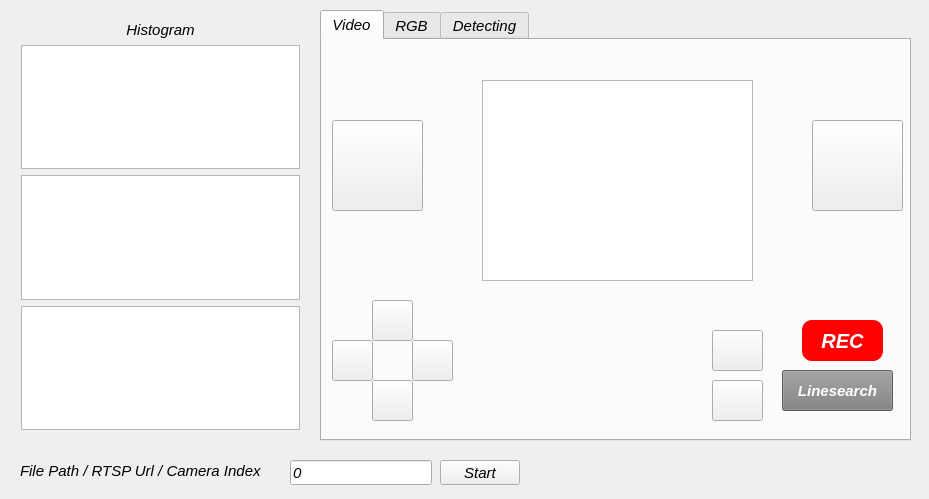
<?xml version="1.0" encoding="UTF-8"?>
<ui version="4.0">
 <class>MainWindow</class>
 <widget class="QMainWindow" name="MainWindow">
  <property name="geometry">
   <rect>
    <x>0</x>
    <y>0</y>
    <width>929</width>
    <height>499</height>
   </rect>
  </property>
  <property name="windowTitle">
   <string>Video Processor</string>
  </property>
  <property name="styleSheet">
   <string notr="true">font: italic 15px;</string>
  </property>
  <widget class="QWidget" name="centralWidget">
   <widget class="QLabel" name="label">
    <property name="geometry">
     <rect>
      <x>20</x>
      <y>460</y>
      <width>244</width>
      <height>21</height>
     </rect>
    </property>
    <property name="text">
     <string>File Path / RTSP Url / Camera Index :</string>
    </property>
   </widget>
   <widget class="QLineEdit" name="videoEdit">
    <property name="geometry">
     <rect>
      <x>290</x>
      <y>460</y>
      <width>142</width>
      <height>25</height>
     </rect>
    </property>
    <property name="text">
     <string>0</string>
    </property>
   </widget>
   <widget class="QPushButton" name="startBtn">
    <property name="geometry">
     <rect>
      <x>440</x>
      <y>460</y>
      <width>80</width>
      <height>25</height>
     </rect>
    </property>
    <property name="text">
     <string>Start</string>
    </property>
   </widget>
   <widget class="QTabWidget" name="tabWidget">
    <property name="geometry">
     <rect>
      <x>320</x>
      <y>10</y>
      <width>591</width>
      <height>431</height>
     </rect>
    </property>
    <property name="styleSheet">
     <string notr="true"/>
    </property>
    <property name="currentIndex">
     <number>0</number>
    </property>
    <widget class="QWidget" name="Video">
     <attribute name="title">
      <string>Video</string>
     </attribute>
     <widget class="QGraphicsView" name="graphicsView">
      <property name="geometry">
       <rect>
        <x>160</x>
        <y>40</y>
        <width>271</width>
        <height>201</height>
       </rect>
      </property>
     </widget>
     <widget class="QPushButton" name="upButton">
      <property name="geometry">
       <rect>
        <x>50</x>
        <y>260</y>
        <width>41</width>
        <height>41</height>
       </rect>
      </property>
      <property name="focusPolicy">
       <enum>Qt::StrongFocus</enum>
      </property>
      <property name="layoutDirection">
       <enum>Qt::LeftToRight</enum>
      </property>
      <property name="styleSheet">
       <string notr="true">border-image:url(:/new/image/up.png);</string>
      </property>
      <property name="text">
       <string/>
      </property>
      <property name="autoDefault">
       <bool>false</bool>
      </property>
     </widget>
     <widget class="QPushButton" name="leftButton">
      <property name="geometry">
       <rect>
        <x>10</x>
        <y>300</y>
        <width>41</width>
        <height>41</height>
       </rect>
      </property>
      <property name="styleSheet">
       <string notr="true">border-image:url(:/new/image/left.png);</string>
      </property>
      <property name="text">
       <string/>
      </property>
     </widget>
     <widget class="QPushButton" name="rightButton">
      <property name="geometry">
       <rect>
        <x>90</x>
        <y>300</y>
        <width>41</width>
        <height>41</height>
       </rect>
      </property>
      <property name="styleSheet">
       <string notr="true">border-image:url(:/new/image/right.png);</string>
      </property>
      <property name="text">
       <string/>
      </property>
     </widget>
     <widget class="QPushButton" name="downButton">
      <property name="geometry">
       <rect>
        <x>50</x>
        <y>340</y>
        <width>41</width>
        <height>41</height>
       </rect>
      </property>
      <property name="styleSheet">
       <string notr="true">border-image:url(:/new/image/down.png);</string>
      </property>
      <property name="text">
       <string/>
      </property>
     </widget>
     <widget class="QPushButton" name="cclockWiseButton">
      <property name="geometry">
       <rect>
        <x>10</x>
        <y>80</y>
        <width>91</width>
        <height>91</height>
       </rect>
      </property>
      <property name="styleSheet">
       <string notr="true">border-image:url(:/new/image/cclock.png);
</string>
      </property>
      <property name="text">
       <string/>
      </property>
     </widget>
     <widget class="QPushButton" name="clockWiseButton">
      <property name="geometry">
       <rect>
        <x>490</x>
        <y>80</y>
        <width>91</width>
        <height>91</height>
       </rect>
      </property>
      <property name="styleSheet">
       <string notr="true">border-image:url(:/new/image/clock.png);</string>
      </property>
      <property name="text">
       <string/>
      </property>
     </widget>
     <widget class="QPushButton" name="extendButton">
      <property name="geometry">
       <rect>
        <x>390</x>
        <y>290</y>
        <width>51</width>
        <height>41</height>
       </rect>
      </property>
      <property name="focusPolicy">
       <enum>Qt::StrongFocus</enum>
      </property>
      <property name="layoutDirection">
       <enum>Qt::LeftToRight</enum>
      </property>
      <property name="styleSheet">
       <string notr="true">border-image:url(:/new/image/extend.png);</string>
      </property>
      <property name="text">
       <string/>
      </property>
      <property name="autoDefault">
       <bool>false</bool>
      </property>
     </widget>
     <widget class="QPushButton" name="reduceButton">
      <property name="geometry">
       <rect>
        <x>390</x>
        <y>340</y>
        <width>51</width>
        <height>41</height>
       </rect>
      </property>
      <property name="focusPolicy">
       <enum>Qt::StrongFocus</enum>
      </property>
      <property name="layoutDirection">
       <enum>Qt::LeftToRight</enum>
      </property>
      <property name="styleSheet">
       <string notr="true">border-image:url(:/new/image/reduce.png);</string>
      </property>
      <property name="text">
       <string/>
      </property>
      <property name="autoDefault">
       <bool>false</bool>
      </property>
     </widget>
     <widget class="QPushButton" name="recBtn">
      <property name="geometry">
       <rect>
        <x>480</x>
        <y>280</y>
        <width>81</width>
        <height>41</height>
       </rect>
      </property>
      <property name="styleSheet">
       <string notr="true">border-radius: 10px;
padding: 2px;
background-color: red;
font: bold italic 20px;
color:white;
</string>
      </property>
      <property name="text">
       <string>REC</string>
      </property>
     </widget>
     <widget class="QPushButton" name="LineBtn">
      <property name="geometry">
       <rect>
        <x>460</x>
        <y>330</y>
        <width>111</width>
        <height>41</height>
       </rect>
      </property>
      <property name="styleSheet">
       <string notr="true">padding: 2px;
background-color: gray;
font: bold italic 15px;
color:white;
</string>
      </property>
      <property name="text">
       <string>Linesearch</string>
      </property>
     </widget>
    </widget>
    <widget class="QWidget" name="RGB">
     <attribute name="title">
      <string>RGB</string>
     </attribute>
     <widget class="QGraphicsView" name="graphicsView_2">
      <property name="geometry">
       <rect>
        <x>20</x>
        <y>10</y>
        <width>541</width>
        <height>321</height>
       </rect>
      </property>
     </widget>
     <widget class="QWidget" name="horizontalLayoutWidget">
      <property name="geometry">
       <rect>
        <x>310</x>
        <y>340</y>
        <width>241</width>
        <height>31</height>
       </rect>
      </property>
      <layout class="QHBoxLayout" name="RGBCheckLayout">
       <item>
        <widget class="QCheckBox" name="RedCheck">
         <property name="text">
          <string>Red</string>
         </property>
         <property name="checked">
          <bool>true</bool>
         </property>
        </widget>
       </item>
       <item>
        <widget class="QCheckBox" name="GreenCheck">
         <property name="text">
          <string>Green</string>
         </property>
         <property name="checked">
          <bool>true</bool>
         </property>
        </widget>
       </item>
       <item>
        <widget class="QCheckBox" name="BlueCheck">
         <property name="text">
          <string>Blue</string>
         </property>
         <property name="checked">
          <bool>true</bool>
         </property>
        </widget>
       </item>
      </layout>
     </widget>
     <widget class="QPushButton" name="chabtn">
      <property name="geometry">
       <rect>
        <x>200</x>
        <y>340</y>
        <width>91</width>
        <height>31</height>
       </rect>
      </property>
      <property name="text">
       <string>1channel</string>
      </property>
     </widget>
    </widget>
    <widget class="QWidget" name="Detecting">
     <attribute name="title">
      <string>Detecting</string>
     </attribute>
     <widget class="QGraphicsView" name="graphicsView_3">
      <property name="geometry">
       <rect>
        <x>20</x>
        <y>10</y>
        <width>541</width>
        <height>321</height>
       </rect>
      </property>
     </widget>
     <widget class="QPushButton" name="detectBtn">
      <property name="geometry">
       <rect>
        <x>450</x>
        <y>340</y>
        <width>101</width>
        <height>51</height>
       </rect>
      </property>
      <property name="styleSheet">
       <string notr="true">border-image:url(:/new/image/car.png);
color:white;
font: bold;</string>
      </property>
      <property name="text">
       <string>Detect</string>
      </property>
     </widget>
     <widget class="QPushButton" name="detectBtn2">
      <property name="geometry">
       <rect>
        <x>370</x>
        <y>340</y>
        <width>71</width>
        <height>51</height>
       </rect>
      </property>
      <property name="styleSheet">
       <string notr="true">border-image:url(:/new/image/people.png);
color:red;
font: bold;</string>
      </property>
      <property name="text">
       <string>Detect</string>
      </property>
     </widget>
    </widget>
   </widget>
   <widget class="QWidget" name="verticalLayoutWidget">
    <property name="geometry">
     <rect>
      <x>10</x>
      <y>10</y>
      <width>301</width>
      <height>431</height>
     </rect>
    </property>
    <layout class="QVBoxLayout" name="HistogramLayout">
     <item>
      <widget class="QLabel" name="label_3">
       <property name="text">
        <string>Histogram</string>
       </property>
       <property name="alignment">
        <set>Qt::AlignCenter</set>
       </property>
      </widget>
     </item>
     <item>
      <widget class="QGraphicsView" name="redHisto"/>
     </item>
     <item>
      <widget class="QGraphicsView" name="greenHisto"/>
     </item>
     <item>
      <widget class="QGraphicsView" name="blueHisto"/>
     </item>
    </layout>
   </widget>
   <zorder>label</zorder>
   <zorder>videoEdit</zorder>
   <zorder>startBtn</zorder>
   <zorder>verticalLayoutWidget</zorder>
   <zorder>tabWidget</zorder>
  </widget>
 </widget>
 <layoutdefault spacing="6" margin="11"/>
 <resources/>
 <connections/>
</ui>
